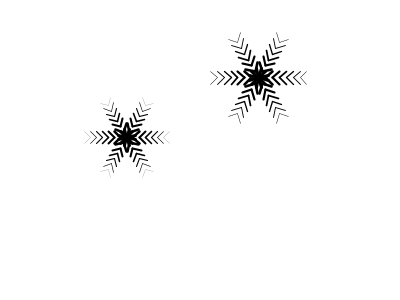
Frame 1 (no input)
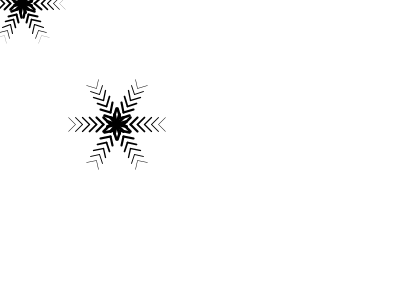
Frame 60 (the mouse pressed at the canvas centre just before this capture)
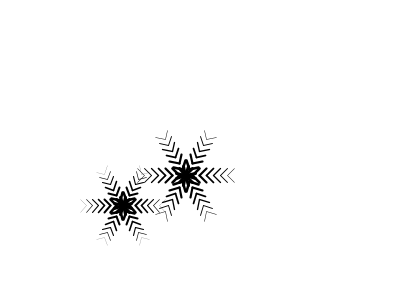
Frame 120 (the mouse held since frame 60 and released just before this capture)

The Processing sketch that drew these frames (run headless with seeded random() and noise(); from frame 60 on, the mouse is pressed at the canvas centre):

// Processing sketch: processing_121998
// ── processing_121998.pde



Flake[] f = new Flake[2];

//christmas card
void setup() {
  size(400, 300);
  background(255);
  strokeWeight(0.5);
  for (int i=0;i<f.length;i++) {
    f[i]= new Flake(random(width), random(height), random(5,7));
  }
}

void draw() {
  background(255);
  for (int i=0;i<f.length;i++) {
    f[i].drawFlake();
  }
}

class Flake {
  float x=0;
  float y=0;
  float sizeOfFlake=10;
  float xInc=0;
  float yInc=0;
  
  public Flake(float x, float y, float s) {
    this.x=x;
    this.y=y;
    this.sizeOfFlake=s;
    xInc = random(1,3);
    yInc = random(3,7);
  }

  void drawFlake() {
    pushMatrix();
    translate(x, y);  
    int a=360/6;
    for (int i=0;i<6;i++) {
      println(i);
      strokeWeight(0.1);

      pushMatrix();
      for (int ii=0;ii<sizeOfFlake;ii++) {
        strokeWeight(map(ii, 0, sizeOfFlake, 3, 0.1));
        line(0, 0, sizeOfFlake, sizeOfFlake); 
        line(0, 0, sizeOfFlake, -sizeOfFlake);
        translate(sizeOfFlake, 0);
      }
      popMatrix();
      rotate( radians((a)));
    }
    popMatrix();
    x+=xInc;
    y+=yInc;
    
    if(y>height){y=-30;x=random(width);}
  }
}
